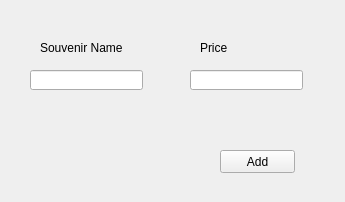
<?xml version="1.0" encoding="UTF-8"?>
<ui version="4.0">
 <class>addsouvenir</class>
 <widget class="QWidget" name="addsouvenir">
  <property name="geometry">
   <rect>
    <x>0</x>
    <y>0</y>
    <width>345</width>
    <height>202</height>
   </rect>
  </property>
  <property name="windowTitle">
   <string>Form</string>
  </property>
  <widget class="QLineEdit" name="souvenirNameText">
   <property name="geometry">
    <rect>
     <x>30</x>
     <y>70</y>
     <width>113</width>
     <height>20</height>
    </rect>
   </property>
  </widget>
  <widget class="QLineEdit" name="souvenirPriceText">
   <property name="geometry">
    <rect>
     <x>190</x>
     <y>70</y>
     <width>113</width>
     <height>20</height>
    </rect>
   </property>
  </widget>
  <widget class="QLabel" name="label">
   <property name="geometry">
    <rect>
     <x>40</x>
     <y>40</y>
     <width>91</width>
     <height>16</height>
    </rect>
   </property>
   <property name="text">
    <string>Souvenir Name</string>
   </property>
  </widget>
  <widget class="QLabel" name="label_2">
   <property name="geometry">
    <rect>
     <x>200</x>
     <y>40</y>
     <width>91</width>
     <height>16</height>
    </rect>
   </property>
   <property name="text">
    <string>Price</string>
   </property>
  </widget>
  <widget class="QPushButton" name="addSouvenirButton">
   <property name="geometry">
    <rect>
     <x>220</x>
     <y>150</y>
     <width>75</width>
     <height>23</height>
    </rect>
   </property>
   <property name="text">
    <string>Add</string>
   </property>
  </widget>
 </widget>
 <resources/>
 <connections/>
</ui>
